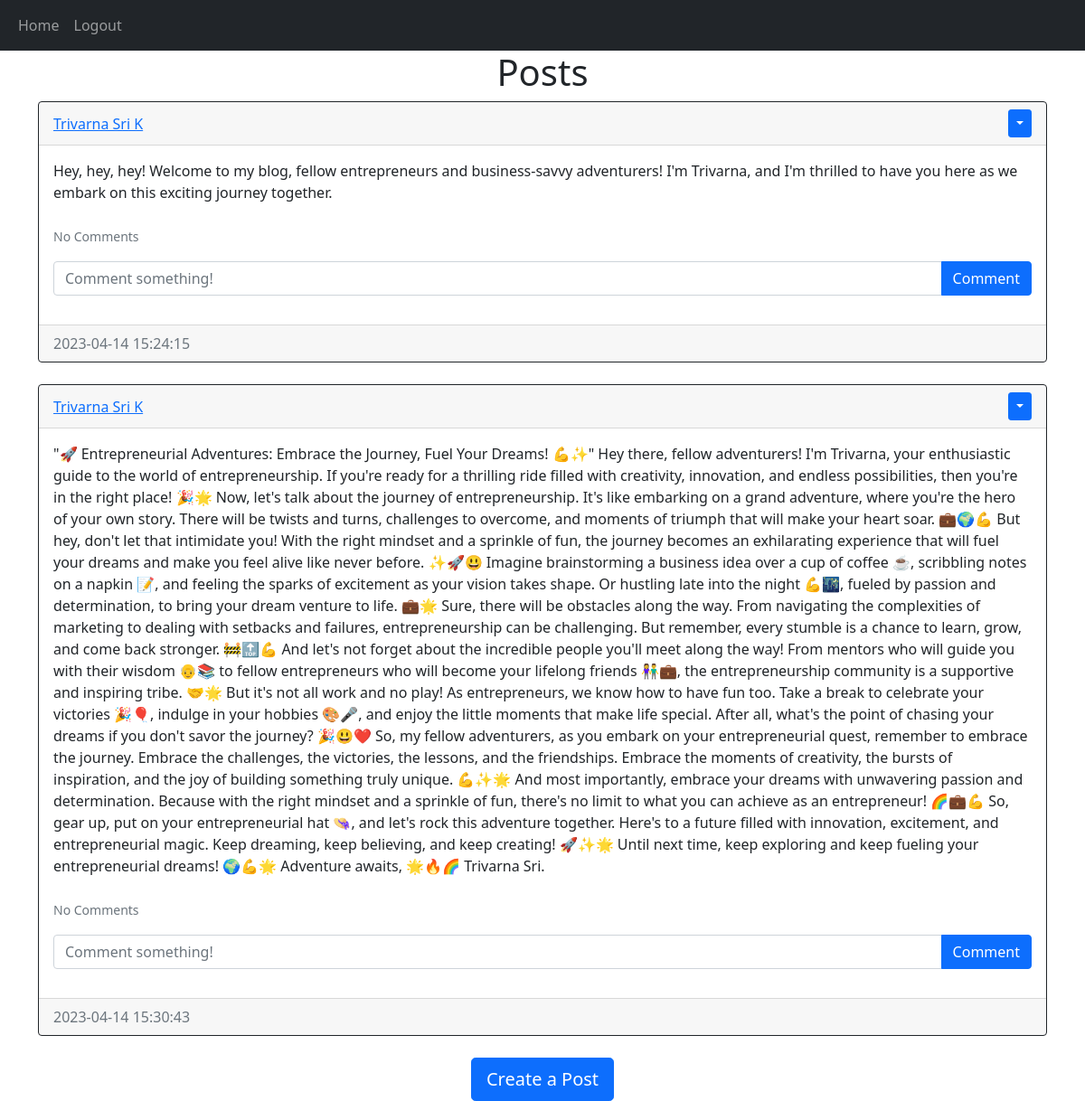
Screenshot of /home (signed in) with the database file from the repository.
### website/models.py (models this page shows)
class Post(db.Model):
    id = db.Column(db.Integer, primary_key=True)
    text = db.Column(db.Text, nullable=False)
    date_created = db.Column(db.DateTime(timezone=True), default=func.now())
    author = db.Column(db.Integer, db.ForeignKey(
        'user.id', ondelete="CASCADE"), nullable=False)
    comments = db.relationship('Comment', backref='post', passive_deletes=True)

class User(db.Model, UserMixin):
    id = db.Column(db.Integer, primary_key=True)
    email = db.Column(db.String(150), unique=True)
    username = db.Column(db.String(150), unique=True)
    password = db.Column(db.String(150))
    date_created = db.Column(db.DateTime(timezone=True), default=func.now())
    posts = db.relationship('Post', backref='user', passive_deletes=True)
    comments = db.relationship('Comment', backref='user', passive_deletes=True)

### website/views.py (the view)
@views.route("/")
@views.route("/home")
@login_required
def home():
    posts = Post.query.all()
    return render_template("home.html", user=current_user, posts=posts)

### website/__init__.py (called while the page is built)
def create_app():
    app = Flask(__name__)
    app.config['SECRET_KEY'] = "helloworld"
    app.config['SQLALCHEMY_DATABASE_URI'] = f'sqlite:///{DB_NAME}'
    db.init_app(app)
    from .views import views
    from .auth import auth
    app.register_blueprint(views, url_prefix="/")
    app.register_blueprint(auth, url_prefix="/")
    from .models import User, Post, Comment
    create_database(app)
    login_manager = LoginManager()
    login_manager.login_view = "auth.login"
    login_manager.init_app(app)
    @login_manager.user_loader
    def load_user(id):
        return User.query.get(int(id))
    return app

### website/templates/home.html
{% extends "posts_div.html" %} {% block title %}Home{% endblock %}

### website/templates/posts_div.html (shortened to what this page needs)
{% extends "base.html" %} {% block title %}Home{% endblock %} {% block content
%}
<h1 align="center">{% block header %}Posts{% endblock %}</h1>
<div id="posts">
  {% for post in posts %}
  <div class="card border-dark">
    <div class="card-header d-flex justify-content-between align-items-center">
      <a href="/posts/{{post.user.username}}">{{post.user.username}}</a>
      {% if user.id == post.author %}
      <div class="btn-group">
        <button
          type="button"
          class="btn btn-sm btn-primary dropdown-toggle"
          data-bs-toggle="dropdown"
        ></button>
      </div>
      {% endif %}
    </div>
    <div class="card-body">
      <div class="card-text">{{post.text}}</div>
      <br />
      <p class="card-text">
        {% if post.comments|length > 0 %}
        <a data-bs-toggle="collapse" href="#comments-{{post.id}}" role="button">
          <small>View {{post.comments|length}} Comments</small>
        </a>
        {% else %}
        <small class="text-muted">No Comments</small>
        {% endif %}
      </p>
      <form
        class="input-group mb-3"
        method="POST"
        action="/create-comment/{{post.id}}"
      >
        <input
          type="text"
          id="text"
          name="text"
          class="form-control"
          placeholder="Comment something!"
        />
        <button type="submit" class="btn btn-primary">Comment</button>
      </form>
    </div>
    <div class="card-footer text-muted">{{post.date_created}}</div>
  </div>
  <br/ > {% endfor %}
</div>
{% block footer %}
<div align="center">
  <a href="/create-post"
    ><button type="button" class="btn btn-primary btn-lg">
      Create a Post
    </button></a
  >
</div>
{% endblock %} {% endblock %}

### website/templates/base.html (shortened to what this page needs)
<!DOCTYPE html>
<html lang="en">
  <head>
    <link
      href="https://cdn.jsdelivr.net/npm/bootstrap@5.0.2/dist/css/bootstrap.min.css"
      rel="stylesheet"
    />
  </head>
  <body>
    <nav class="navbar navbar-expand-lg navbar-dark bg-dark">
      <div class="container-fluid">
        <div class="collapse navbar-collapse" id="navbar">
          <div class="navbar-nav">
            <a class="nav-item nav-link" href="/home">Home</a>
            {% if user.is_authenticated %}
            <a class="nav-item nav-link" href="/logout">Logout</a>
            {% else %}
            <a class="nav-item nav-link" href="/login">Login</a>
            <a class="nav-item nav-link" href="/sign-up">Sign Up</a>
            {% endif %}
          </div>
        </div>
      </div>
    </nav>
    <div class="container">{% block content %}{% endblock %}</div>
  </body>
</html>

### rows the page displays
Post: user.username "Trivarna Sri K", text "Hey, hey, hey! Welcome to my blog, fellow entrepreneurs and business-savvy adventurers! I'm Trivarna, and I'm thrilled to have you here as we embark on this exciting journey together.", date_created "2023-04-14 15:24:15"
Post: user.username "Trivarna Sri K", text "\"🚀 Entrepreneurial Adventures: Embrace the Journey, Fuel Your Dreams! 💪✨\" Hey there, fellow adventurers! I'm Trivarna, your enthusiastic guide to the world of entrepreneurship. If you're ready for a thrilling ride filled with creativity, innovation, and endless possibilities, then you're in the right place! 🎉🌟 Now, let's talk about the journey of entrepreneurship. It's like embarking on a grand adventure, where you're the hero of your own story. There will be twists and turns, challenges to overcome, and moments of triumph that will make your heart soar. 💼🌍💪 But hey, don't let that intimidate you! With the right mindset and a sprinkle of fun, the journey becomes an exhilarating experience…", date_created "2023-04-14 15:30:43"
